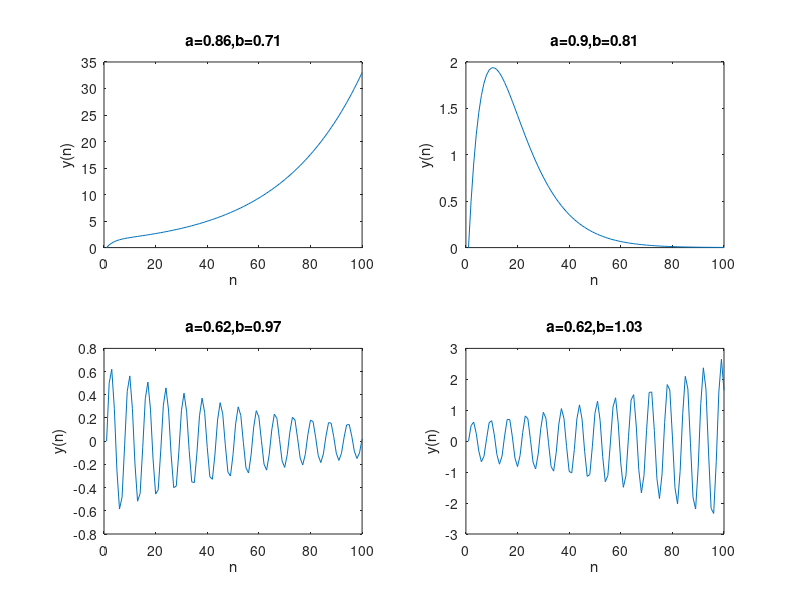

Write MATLAB code to recreate this figure.
function [] = main_computation()
    a = [0.86, 0.9, 0.62, 0.62];
    b = [0.71, 0.81, 0.97, 1.03];

    for index = 1:4
        subplot(2, 2, index), plot(compute_result(a(index), b(index), 100));
        xlabel('n');
        ylabel('y(n)');
        title(sprintf('a=%g,b=%g', a(index), b(index)));
    end

end

function [y] = compute_result(a, b, points)
    y = zeros(1, points);
    % init
    y(1) = 0;
    y(2) = 0.5;

    % compute
    for n = 3:points
        y(n) = dot([y(n - 1), y(n - 2)], [2 * a, -b]);
    end

end
